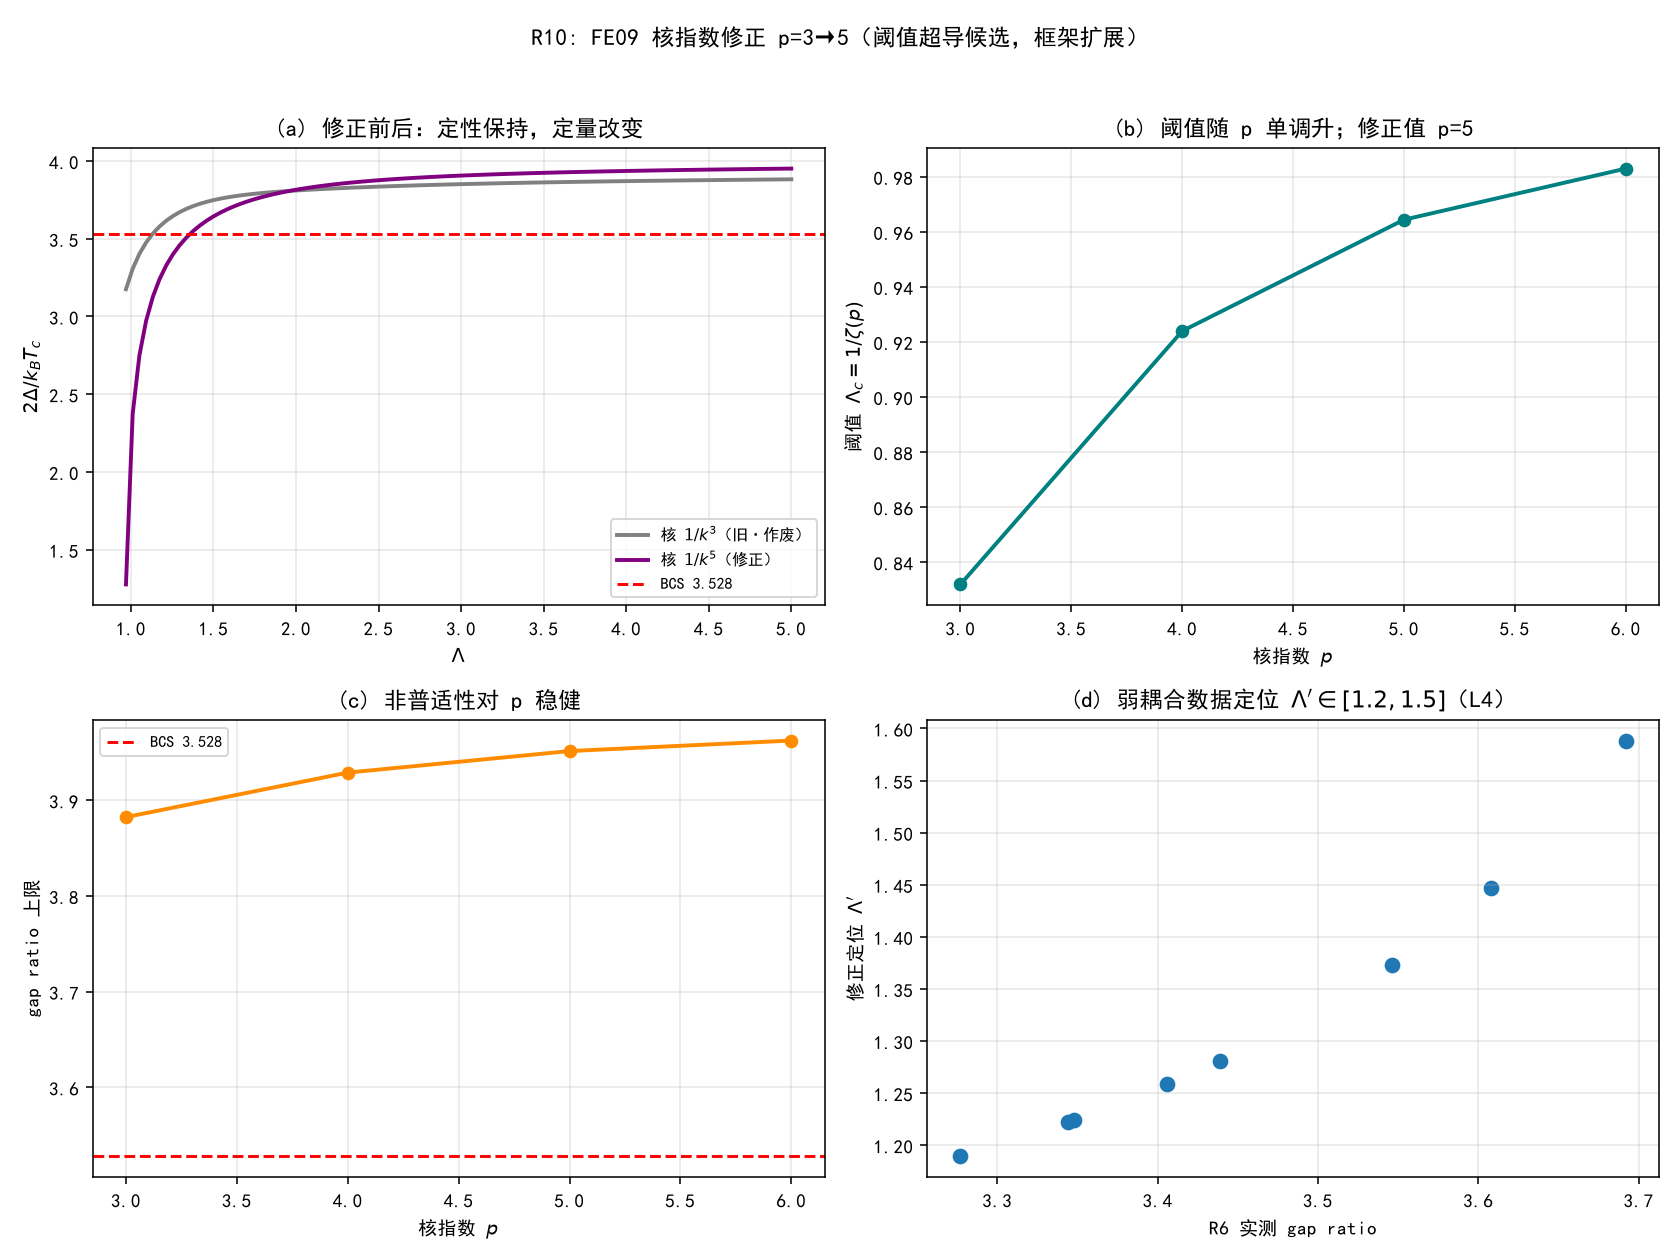

This figure's Python source:
# -*- coding: utf-8 -*-
"""
R10: FE09 隙方程核指数修正——p=3(旧,作废) -> p=5(修正), 附 p 稳健性扫描。
解 1 = Lambda sum 1/k^p * E/sqrt(E^2+D^2) tanh(...); 无拟合。
仅用 numpy + scipy + matplotlib。
运行：python "10 探索/超导第一性研究/04_计算验证/FE09_核指数修正.py"
"""
import csv
import math
import os

import numpy as np
import matplotlib
matplotlib.use("Agg")
import matplotlib.pyplot as plt
from scipy.optimize import brentq
from scipy.special import zeta

plt.rcParams["font.sans-serif"] = ["SimHei", "Microsoft YaHei"]
plt.rcParams["axes.unicode_minus"] = False

HERE = os.path.dirname(os.path.abspath(__file__))
KMAX = 200000
k = np.arange(1, KMAX + 1, dtype=float)
E = k**2
R6 = ["Al", "Cd", "Ga", "Mo", "Ta", "Sn", "V", "Zn"]
R6_R = [3.344, 3.348, 3.546, 3.406, 3.692, 3.608, 3.439, 3.277]


def make_S(p):
    w = 1 / k**p
    def S(D, T):
        x = np.sqrt(E**2 + D**2)
        return float(np.sum(w * E / x * np.tanh(x / (2 * T)))) if T > 0 else float(np.sum(w * E / x))
    return S, float(np.sum(w))


def solve(S, zm, Lam):
    if 1 / Lam >= zm:
        return None, None
    D0 = brentq(lambda D: S(D, 0) - 1 / Lam, 1e-10, 1e7)
    Tc = brentq(lambda T: S(0, T) - 1 / Lam, 1e-10, 1e7)
    return D0, Tc


def assertions():
    out = {}
    S3, z3 = make_S(3)
    S5, z5 = make_S(5)
    out["zeta3"] = z3
    out["zeta5"] = z5
    out["zeta5_exact_pi4_90"] = float(zeta(5, 1))
    out["lambda_c_old_p3"] = 1 / z3
    out["lambda_c_new_p5"] = 1 / z5
    out["threshold_increases_with_p"] = bool(1 / z5 > 1 / z3)

    D0, Tc = solve(S5, z5, 1.05)
    out["ratio_p5_near_threshold"] = float(2 * D0 / Tc)
    D0h, Tch = solve(S5, z5, 5.0)
    out["ratio_p5_strong"] = float(2 * D0h / Tch)
    out["nonuniversal_preserved"] = bool(out["ratio_p5_strong"] - out["ratio_p5_near_threshold"] > 1.0)
    out["strong_limit_gt_bcs"] = bool(out["ratio_p5_strong"] > 2 * math.pi / math.exp(0.5772156649))

    # p 稳健性：上限 gap ratio 随 p 变化但都 > BCS
    ups = []
    for p in [3, 4, 5, 6]:
        Sp, zp = make_S(p)
        Dh, Th = solve(Sp, zp, 5.0)
        ups.append(2 * Dh / Th)
    out["gap_ratio_upper_p3_p6"] = ",".join(f"{v:.3f}" for v in ups)
    out["all_uppers_exceed_bcs"] = bool(all(v > 3.528 for v in ups))
    return out


def plots(a):
    fig, axes = plt.subplots(2, 2, figsize=(12, 9))
    bcs = 2 * math.pi / math.exp(0.5772156649)

    # (a) 核指数 p=3 vs p=5: gap ratio vs Lambda
    ax = axes[0, 0]
    Ls = np.linspace(0.97, 5.0, 100)
    for p, col in [(3, "gray"), (5, "purple")]:
        Sp, zp = make_S(p)
        rs = []
        for L in Ls:
            D, T = solve(Sp, zp, L)
            rs.append(2 * D / T if D else float("nan"))
        ax.plot(Ls, rs, color=col, lw=2, label=f"核 $1/k^{{{p}}}$" + ("（旧·作废）" if p == 3 else "（修正）"))
    ax.axhline(bcs, color="r", ls="--", lw=1.5, label="BCS 3.528")
    ax.set_xlabel(r"$\Lambda$")
    ax.set_ylabel(r"$2\Delta/k_BT_c$")
    ax.set_title("(a) 修正前后：定性保持，定量改变")
    ax.legend(fontsize=8)
    ax.grid(alpha=0.3)

    # (b) 阈值随 p
    ax = axes[1 - 1, 1]
    ps = np.array([3, 4, 5, 6])
    lc = np.array([1 / float(np.sum(1 / k**p)) for p in ps])
    ax.plot(ps, lc, "o-", color="teal", lw=2)
    ax.set_xlabel(r"核指数 $p$")
    ax.set_ylabel(r"阈值 $\Lambda_c=1/\zeta(p)$")
    ax.set_title(r"(b) 阈值随 p 单调升；修正值 p=5")
    ax.grid(alpha=0.3)

    # (c) gap ratio 上限随 p
    ax = axes[1, 0]
    ups = []
    for p in ps:
        Sp, zp = make_S(int(p))
        D, T = solve(Sp, zp, 5.0)
        ups.append(2 * D / T)
    ax.plot(ps, ups, "o-", color="darkorange", lw=2)
    ax.axhline(bcs, color="r", ls="--", lw=1.5, label="BCS 3.528")
    ax.set_xlabel(r"核指数 $p$")
    ax.set_ylabel("gap ratio 上限")
    ax.set_title("(c) 非普适性对 p 稳健")
    ax.legend(fontsize=8)
    ax.grid(alpha=0.3)

    # (d) 数据定位（修正核 p=5）
    ax = axes[1, 1]
    Sp, zp = make_S(5)
    grid = []
    for L in np.linspace(0.97, 5.0, 200):
        D, T = solve(Sp, zp, L)
        if D:
            grid.append((2 * D / T, L))
    grid = np.array(grid)
    lam_data = np.interp(R6_R, grid[:, 0], grid[:, 1])
    ax.scatter(R6_R, lam_data, c="tab:blue", s=50)
    ax.set_xlabel("R6 实测 gap ratio")
    ax.set_ylabel(r"修正定位 $\Lambda'$")
    ax.set_title(r"(d) 弱耦合数据定位 $\Lambda'\in[1.2,1.5]$（L4）")
    ax.grid(alpha=0.3)

    fig.suptitle("R10: FE09 核指数修正 p=3→5（阈值超导候选，框架扩展）", fontsize=12)
    fig.tight_layout(rect=[0, 0, 1, 0.96])
    png = os.path.join(HERE, "FE09_核指数修正.png")
    fig.savefig(png, dpi=140)
    plt.close(fig)
    return png


if __name__ == "__main__":
    a = assertions()
    print("=== R10 数值断言 ===")
    for k_, v in a.items():
        print(f"{k_:32s} = {v}")
    p = plots(a)
    path = os.path.join(HERE, "FE09_核指数修正_断言.csv")
    with open(path, "w", newline="", encoding="utf-8-sig") as f:
        w = csv.writer(f)
        w.writerow(["assertion", "value"])
        for k_, v in a.items():
            w.writerow([k_, v])
    print(f"\n图像: {p}\n断言表: {path}")
